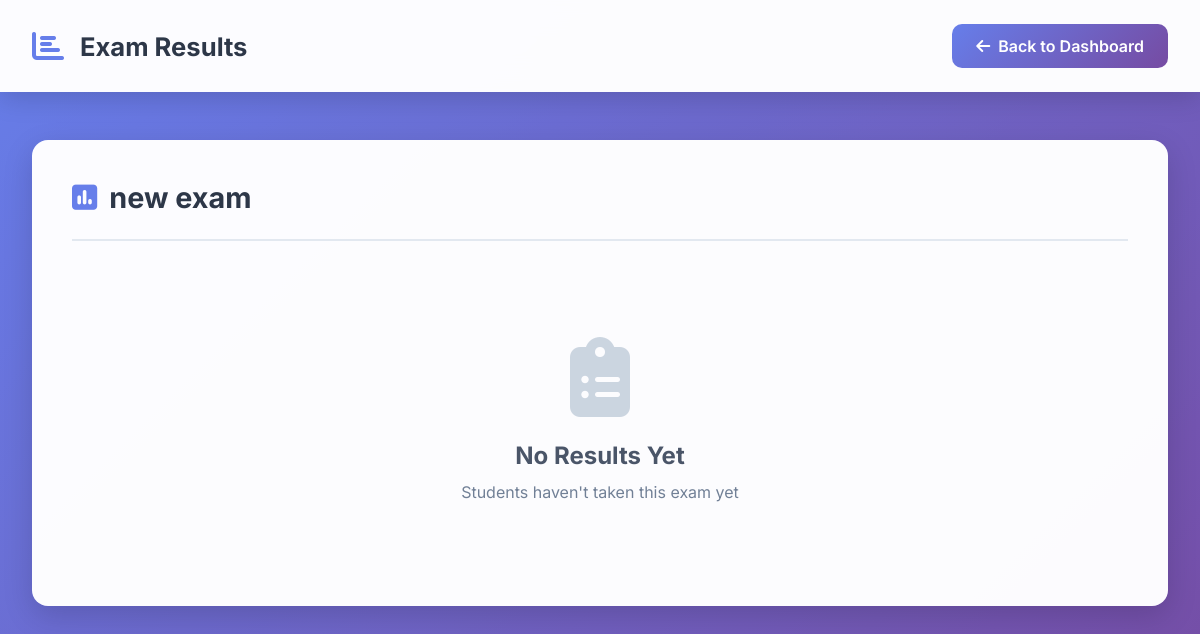
Before: /accounts/teacher/exam/6/results/ (signed in) with the older database file.
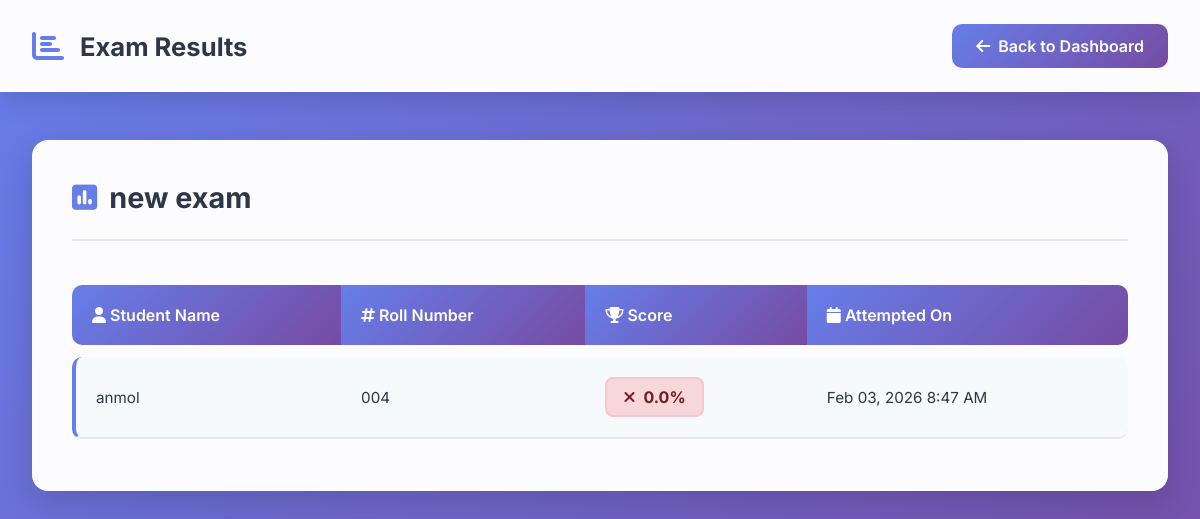
After: the same page with the newer database file.
### accounts/models.py (models this page shows, shortened)
class Result(models.Model):
    student = models.ForeignKey(Profile, on_delete=models.CASCADE)
    exam = models.ForeignKey(Exam, on_delete=models.CASCADE)
    score = models.FloatField(default=0)
    attempted_on = models.DateTimeField(auto_now_add=True)

class Profile(models.Model):
    ROLE_CHOICES = (
        ('student', 'Student'),
        ('teacher', 'Teacher'),
    )
    user = models.OneToOneField(User, on_delete=models.CASCADE)
    role = models.CharField(max_length=10, choices=ROLE_CHOICES)
    approved = models.BooleanField(default=True)
    roll_number = models.CharField(max_length=20, blank=True, null=True)
    course = models.ForeignKey('Course', on_delete=models.SET_NULL, blank=True, null=True)
    is_teacher = models.BooleanField(default=False)

### accounts/views.py (the view, shortened to what this page needs)
# urls.py: path('teacher/exam/<int:exam_id>/results/', views.teacher_exam_results, name='teacher_exam_results'),
@login_required
def teacher_exam_results(request, exam_id):
    exam = get_object_or_404(Exam, id=exam_id, created_by=request.user)
    student_exams = StudentExam.objects.filter(exam=exam, is_submitted=True).select_related('student', 'student__profile')
    results = Result.objects.filter(exam=exam).select_related('student', 'student__user')
    if student_exams.exists():
        scores = [se.score for se in student_exams if se.score is not None]
        if scores:
            exam_stats = {
                'total_attempts': student_exams.count(),
                'average_score': round(sum(scores) / len(scores), 1),
                'highest_score': max(scores),
                'lowest_score': min(scores),
                'pass_count': len([s for s in scores if s >= 60]),
                'fail_count': len([s for s in scores if s < 60]),
                'pass_percentage': round(len([s for s in scores if s >= 60]) / len(scores) * 100, 1) if scores else 0
            }
    else:
        exam_stats = {
            'total_attempts': 0,
            'average_score': 0,
            'highest_score': 0,
            'lowest_score': 0,
            'pass_count': 0,
            'fail_count': 0,
            'pass_percentage': 0
        }
    return render(request, 'accounts/teacher_exam_results.html', {
        'exam': exam,
        'results': results,
        'student_exams': student_exams,
        'exam_stats': exam_stats
    })

### accounts/templates/accounts/teacher_exam_results.html (shortened to what this page needs)
<!DOCTYPE html>
<html lang="en">
<head>
    <link rel="stylesheet" href="https://cdnjs.cloudflare.com/ajax/libs/font-awesome/6.5.1/css/all.min.css">
</head>
<body>
    <div class="navbar">
        <div class="navbar-brand">
            <i class="fas fa-chart-bar"></i>
            <h1>Exam Results</h1>
        </div>
        <a href="{% url 'teacher_dashboard' %}" class="back-btn">
            <i class="fas fa-arrow-left"></i>
            <span>Back to Dashboard</span>
        </a>
    </div>
    <div class="container">
        <div class="results-card">
            <div class="card-header">
                <div class="card-title">
                    <i class="fas fa-poll"></i>
                    <h2>{{ exam.name }}</h2>
                </div>
            </div>
            {% if results %}
            <table class="results-table">
                <thead>
                    <tr>
                        <th><i class="fas fa-user"></i> Student Name</th>
                        <th><i class="fas fa-hashtag"></i> Roll Number</th>
                        <th><i class="fas fa-trophy"></i> Score</th>
                        <th><i class="fas fa-calendar"></i> Attempted On</th>
                    </tr>
                </thead>
                <tbody>
                    {% for result in results %}
                    <tr>
                        <td>{{ result.student.user.username }}</td>
                        <td>{{ result.student.roll_number|default:"N/A" }}</td>
                        <td>
                            {% if result.score >= 80 %}
                                <span class="score-badge excellent">
                                    <i class="fas fa-star"></i>
                                    {{ result.score }}%
                                </span>
                            {% elif result.score >= 60 %}
                                <span class="score-badge good">
                                    <i class="fas fa-check"></i>
                                    {{ result.score }}%
                                </span>
                            {% elif result.score >= 40 %}
                                <span class="score-badge average">
                                    <i class="fas fa-minus"></i>
                                    {{ result.score }}%
                                </span>
                            {% else %}
                                <span class="score-badge poor">
                                    <i class="fas fa-times"></i>
                                    {{ result.score }}%
                                </span>
                            {% endif %}
                        </td>
                        <td>{{ result.attempted_on|date:"M d, Y g:i A" }}</td>
                    </tr>
                    {% endfor %}
                </tbody>
            </table>
            {% else %}
            <div class="no-results">
                <i class="fas fa-clipboard-list"></i>
                <h3>No Results Yet</h3>
                <p>Students haven't taken this exam yet</p>
            </div>
            {% endif %}
        </div>
    </div>
</body>
</html>

Changed rows visible on the page:
added Result: student.user.username "anmol", student.roll_number "004", score "0.0", attempted_on "Feb 03, 2026 8:47 AM"
Other visible differences:
text no longer shown: "No Results Yet Students haven't taken this exam yet"
text now shown: "Student Name Roll Number Score Attempted On"
